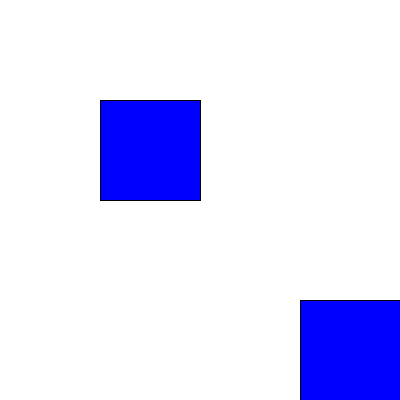
Frame 1 (no input)
Frame 60 (the mouse pressed at the canvas centre just before this capture): identical to frame 1, image omitted
Frame 120 (the mouse held since frame 60 and released just before this capture): identical to frame 1, image omitted

The Processing sketch that drew this single still picture (run headless with seeded random() and noise(); from frame 60 on, the mouse is pressed at the canvas centre):

// Processing sketch: sketch_251013a
// ── sketch_251013a.pde
//Henry Wrede Black
//conditionals practice

void setup(){
  size(400, 400);
}
void draw(){
  background(255);
  
  if (((mouseX > 50 && mouseX < 150) && (mouseY > 50 && mouseY < 150)) || ((mouseY > 250 && mouseX < 350) && (mouseY > 250 && mouseY < 350))){
    fill(255, 0, 0);
  } else if (mouseY <= height/2){
    fill(0, 0, 255);
  } else {
    fill(0, 255, 0);
  }
  
  rect(100, 100, 100, 100);
  rect(300, 300, 100, 100);
  
}
  
  
